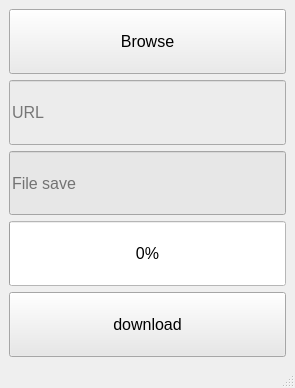
<?xml version="1.0" encoding="UTF-8"?>
<ui version="4.0">
 <class>MainWindow</class>
 <widget class="QMainWindow" name="MainWindow">
  <property name="geometry">
   <rect>
    <x>0</x>
    <y>0</y>
    <width>295</width>
    <height>388</height>
   </rect>
  </property>
  <property name="windowTitle">
   <string>MainWindow</string>
  </property>
  <widget class="QWidget" name="centralwidget">
   <layout class="QVBoxLayout" name="verticalLayout">
    <item>
     <widget class="QPushButton" name="btn_browse">
      <property name="sizePolicy">
       <sizepolicy hsizetype="Minimum" vsizetype="Expanding">
        <horstretch>0</horstretch>
        <verstretch>0</verstretch>
       </sizepolicy>
      </property>
      <property name="font">
       <font>
        <pointsize>12</pointsize>
       </font>
      </property>
      <property name="styleSheet">
       <string notr="true">background-color: qradialgradient(spread:pad, cx:0.5, cy:0.5, radius:0.5, fx:0.5, fy:0.5, stop:0 rgba(255, 235, 235, 206), stop:0.35 rgba(255, 188, 188, 80), stop:0.4 rgba(255, 162, 162, 80), stop:0.425 rgba(255, 132, 132, 156), stop:0.44 rgba(252, 128, 128, 80), stop:1 rgba(255, 255, 255, 0));
background-color: rgb(235, 235, 235);</string>
      </property>
      <property name="text">
       <string>Browse</string>
      </property>
     </widget>
    </item>
    <item>
     <widget class="QLineEdit" name="url">
      <property name="sizePolicy">
       <sizepolicy hsizetype="Expanding" vsizetype="Expanding">
        <horstretch>0</horstretch>
        <verstretch>0</verstretch>
       </sizepolicy>
      </property>
      <property name="font">
       <font>
        <pointsize>12</pointsize>
       </font>
      </property>
      <property name="autoFillBackground">
       <bool>false</bool>
      </property>
      <property name="styleSheet">
       <string notr="true">background-color: rgb(236, 236, 236);</string>
      </property>
      <property name="placeholderText">
       <string>URL</string>
      </property>
     </widget>
    </item>
    <item>
     <widget class="QLineEdit" name="savelocation">
      <property name="sizePolicy">
       <sizepolicy hsizetype="Expanding" vsizetype="Expanding">
        <horstretch>0</horstretch>
        <verstretch>0</verstretch>
       </sizepolicy>
      </property>
      <property name="font">
       <font>
        <pointsize>12</pointsize>
       </font>
      </property>
      <property name="autoFillBackground">
       <bool>false</bool>
      </property>
      <property name="styleSheet">
       <string notr="true">background-color: rgb(231, 231, 231);</string>
      </property>
      <property name="placeholderText">
       <string>File save </string>
      </property>
     </widget>
    </item>
    <item>
     <widget class="QProgressBar" name="progressBar">
      <property name="sizePolicy">
       <sizepolicy hsizetype="Expanding" vsizetype="Expanding">
        <horstretch>0</horstretch>
        <verstretch>0</verstretch>
       </sizepolicy>
      </property>
      <property name="font">
       <font>
        <pointsize>12</pointsize>
       </font>
      </property>
      <property name="autoFillBackground">
       <bool>false</bool>
      </property>
      <property name="styleSheet">
       <string notr="true">background-color: rgb(255, 255, 255);</string>
      </property>
      <property name="value">
       <number>0</number>
      </property>
      <property name="alignment">
       <set>Qt::AlignLeading|Qt::AlignLeft|Qt::AlignVCenter</set>
      </property>
      <property name="textVisible">
       <bool>true</bool>
      </property>
     </widget>
    </item>
    <item>
     <widget class="QPushButton" name="btn_download">
      <property name="sizePolicy">
       <sizepolicy hsizetype="Minimum" vsizetype="Expanding">
        <horstretch>0</horstretch>
        <verstretch>0</verstretch>
       </sizepolicy>
      </property>
      <property name="font">
       <font>
        <pointsize>12</pointsize>
       </font>
      </property>
      <property name="autoFillBackground">
       <bool>false</bool>
      </property>
      <property name="styleSheet">
       <string notr="true">background-color: qradialgradient(spread:pad, cx:0.5, cy:0.5, radius:0.5, fx:0.5, fy:0.5, stop:0 rgba(255, 235, 235, 206), stop:0.35 rgba(255, 188, 188, 80), stop:0.4 rgba(255, 162, 162, 80), stop:0.425 rgba(255, 132, 132, 156), stop:0.44 rgba(252, 128, 128, 80), stop:1 rgba(255, 255, 255, 0));
background-color: rgb(232, 232, 232);
border-color: rgb(85, 170, 0);</string>
      </property>
      <property name="text">
       <string>download</string>
      </property>
     </widget>
    </item>
   </layout>
  </widget>
  <widget class="QMenuBar" name="menubar">
   <property name="geometry">
    <rect>
     <x>0</x>
     <y>0</y>
     <width>295</width>
     <height>22</height>
    </rect>
   </property>
  </widget>
  <widget class="QStatusBar" name="statusbar"/>
 </widget>
 <resources/>
 <connections/>
</ui>
